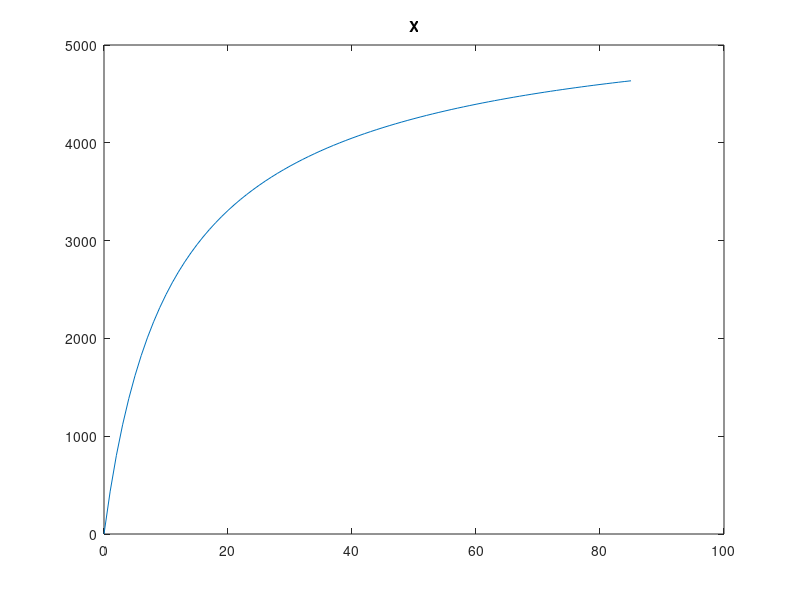
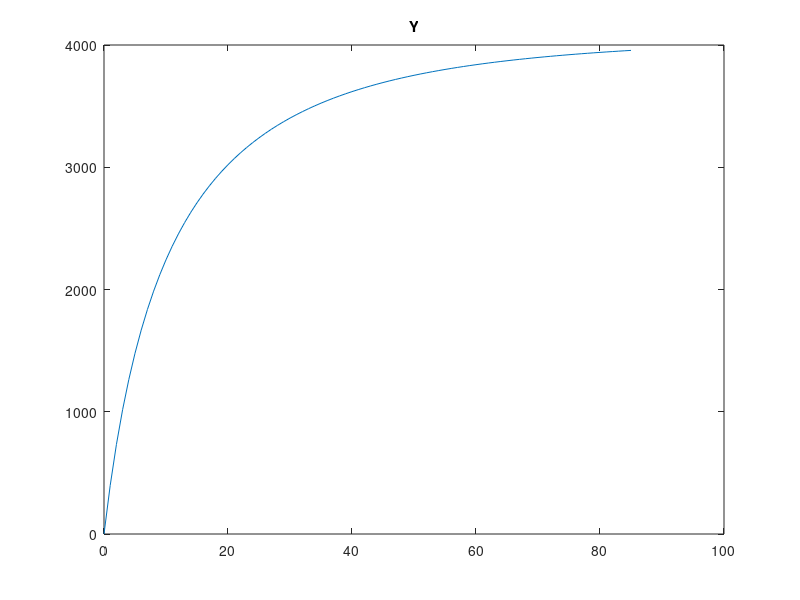
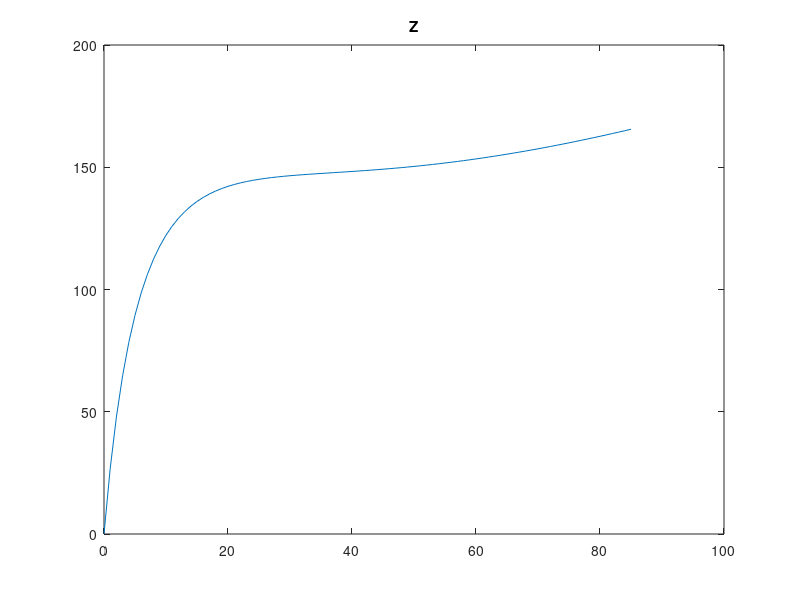
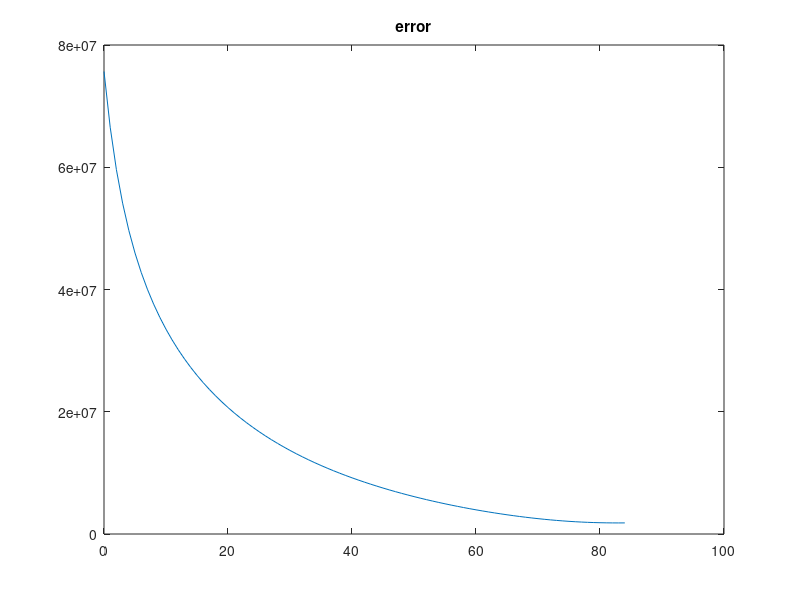

Write the MATLAB code that produced these figures, in order.
clear
close all
clc

Anchor01 = [0;0;711];
Anchor02 = [5360;0;737];
Anchor03 = [-305;5868;356];
Anchor04 = [5944;5842;350];
% Anchor05 = [7417;3848;1118];

% Anchor01 = [0;0;711];
% Anchor02 = [5360;0;737];
% Anchor03 = [-305;5868;356];
% Anchor04 = [5944;5842;0];
% Anchor05 = [7417;3848;1118];

% Exact = [1000;2000;1000];

Dist01 = 6027; % sqrt( (Exact(1)-Anchor01(1))^2 + (Exact(2)-Anchor01(2))^2 + (Exact(3)-Anchor01(3))^2 ) + randi([-200,200],1,1);
Dist02 = 3968; % sqrt( (Exact(1)-Anchor02(1))^2 + (Exact(2)-Anchor02(2))^2 + (Exact(3)-Anchor02(3))^2 ) + randi([-200,200],1,1);
Dist03 = 5393; % sqrt( (Exact(1)-Anchor03(1))^2 + (Exact(2)-Anchor03(2))^2 + (Exact(3)-Anchor03(3))^2 ) + randi([-200,200],1,1);
Dist04 = 2134; %sqrt( (Exact(1)-Anchor04(1))^2 + (Exact(2)-Anchor04(2))^2 + (Exact(3)-Anchor04(3))^2 ) + randi([-200,200],1,1);
%Dist05 = sqrt( (Exact(1)-Anchor05(1))^2 + (Exact(2)-Anchor05(2))^2 + (Exact(3)-Anchor05(3))^2 ) + randi([-200,200],1,1);

%%
tic
A = [-2*Anchor01(1) -2*Anchor01(2) -2*Anchor01(3) 1;
    -2*Anchor02(1) -2*Anchor02(2) -2*Anchor02(3) 1;
    -2*Anchor03(1) -2*Anchor03(2) -2*Anchor03(3) 1;
    -2*Anchor04(1) -2*Anchor04(2) -2*Anchor04(3) 1]; %-2*Anchor05(1) -2*Anchor05(2) -2*Anchor05(3) 1

Y = [(Dist01^2)-((Anchor01(1)^2)+(Anchor01(2)^2)+(Anchor01(3)^2));
    (Dist02^2)-((Anchor02(1)^2)+(Anchor02(2)^2)+(Anchor02(3)^2));
    (Dist03^2)-((Anchor03(1)^2)+(Anchor03(2)^2)+(Anchor03(3)^2));
    (Dist04^2)-((Anchor04(1)^2)+(Anchor04(2)^2)+(Anchor04(3)^2))]; %(Dist05^2)-((Anchor05(1)^2)+(Anchor05(2)^2)+(Anchor05(3)^2))];

%%
x_avg = 0; %mean([Anchor01(1);Anchor02(1);Anchor03(1);Anchor04(1)]);
y_avg = 0; %mean([Anchor01(2);Anchor02(2);Anchor03(2);Anchor04(2)]);
z_avg = 0; %mean([Anchor01(3);Anchor02(3);Anchor03(3);Anchor04(3)]);
Max_Dist = max([Dist01;Dist02;Dist03;Dist04]) + 500;
Sum_Dist = (Max_Dist-Dist01) + (Max_Dist-Dist02) + (Max_Dist-Dist03) + (Max_Dist-Dist04);
w1 = (Max_Dist-Dist01)/Sum_Dist;
w2 = (Max_Dist-Dist02)/Sum_Dist;
w3 = (Max_Dist-Dist03)/Sum_Dist;
w4 = (Max_Dist-Dist04)/Sum_Dist;
W = diag([w1;w2;w3;w4])
Thresh = 1e+2;

P0 = [x_avg;y_avg;z_avg];
P(:,1) = P0;
num = 0;
alpha = 1e-9*diag([1;1;1;1]);
err = 10000;
Abs_Dif_err = 10000;

while Abs_Dif_err > Thresh
    
    num = num+1;
    
    Dist01_hat = sqrt( (P(1,num)-Anchor01(1))^2 + (P(2,num)-Anchor01(2))^2 + (P(3,num)-Anchor01(3))^2 );
    Dist02_hat = sqrt( (P(1,num)-Anchor02(1))^2 + (P(2,num)-Anchor02(2))^2 + (P(3,num)-Anchor02(3))^2 ); 
    Dist03_hat = sqrt( (P(1,num)-Anchor03(1))^2 + (P(2,num)-Anchor03(2))^2 + (P(3,num)-Anchor03(3))^2 ); 
    Dist04_hat = sqrt( (P(1,num)-Anchor04(1))^2 + (P(2,num)-Anchor04(2))^2 + (P(3,num)-Anchor04(3))^2 );
    
    Y_hat = [(Dist01_hat^2)-((Anchor01(1)^2)+(Anchor01(2)^2)+(Anchor01(3)^2));
    (Dist02_hat^2)-((Anchor02(1)^2)+(Anchor02(2)^2)+(Anchor02(3)^2));
    (Dist03_hat^2)-((Anchor03(1)^2)+(Anchor03(2)^2)+(Anchor03(3)^2));
    (Dist04_hat^2)-((Anchor04(1)^2)+(Anchor04(2)^2)+(Anchor04(3)^2))];
    
    e = Y - Y_hat;
    
    P_dot = alpha * A' * W * e;
    P_new = P(:,num) + P_dot(1:3);
    
    P(:,num+1) = P_new;
    err = norm(e);
    err_Arr(num,1) = err;
    
    if num >2 
        Dif_err = (err_Arr(num) - err_Arr(num-1));
        Abs_Dif_err = abs(Dif_err);
    end
    Dif_err_Arr(num,1) = Abs_Dif_err;
    
    if num>10
        if Dif_err > 0 
            break
        end
    end
    
    if num>1000
        break
    end
    
end

if P(3,end) < 0
    alpha(3,3) = -alpha(3,3);
    
    err = 10000;
    Abs_Dif_err = 10000;
    num = 0;
    clear P
    P0 = [x_avg;y_avg;z_avg];
    P(:,1) = P0;

    while Abs_Dif_err > Thresh

        num = num+1;

        Dist01_hat = sqrt( (P(1,num)-Anchor01(1))^2 + (P(2,num)-Anchor01(2))^2 + (P(3,num)-Anchor01(3))^2 );
        Dist02_hat = sqrt( (P(1,num)-Anchor02(1))^2 + (P(2,num)-Anchor02(2))^2 + (P(3,num)-Anchor02(3))^2 ); 
        Dist03_hat = sqrt( (P(1,num)-Anchor03(1))^2 + (P(2,num)-Anchor03(2))^2 + (P(3,num)-Anchor03(3))^2 ); 
        Dist04_hat = sqrt( (P(1,num)-Anchor04(1))^2 + (P(2,num)-Anchor04(2))^2 + (P(3,num)-Anchor04(3))^2 );

        Y_hat = [(Dist01_hat^2)-((Anchor01(1)^2)+(Anchor01(2)^2)+(Anchor01(3)^2));
        (Dist02_hat^2)-((Anchor02(1)^2)+(Anchor02(2)^2)+(Anchor02(3)^2));
        (Dist03_hat^2)-((Anchor03(1)^2)+(Anchor03(2)^2)+(Anchor03(3)^2));
        (Dist04_hat^2)-((Anchor04(1)^2)+(Anchor04(2)^2)+(Anchor04(3)^2))];

        e = Y - Y_hat;

        P_dot = alpha * A' * W * e;
        P_new = P(:,num) + P_dot(1:3);

        P(:,num+1) = P_new;
        err = norm(e);
        err_Arr(num,1) = err;

        if num >2 
            Dif_err = (err_Arr(num) - err_Arr(num-1));
            Abs_Dif_err = abs(Dif_err);
        end
        Dif_err_Arr(num,1) = Abs_Dif_err;

        if num>20
            if Dif_err > 0 
                break
            end
        end

        if num>1000
            break
        end

    end
    
end
toc

plot(0:num,P(1,:))
title('X')
figure
plot(0:num,P(2,:))
title('Y')
figure
plot(0:num,P(3,:))
title('Z')
figure
plot(0:num-1,err_Arr)
title('error')
figure
plot(0:num-1,Dif_err_Arr)
title('Diff of Err')

Estimated_Pos = P(:,end)